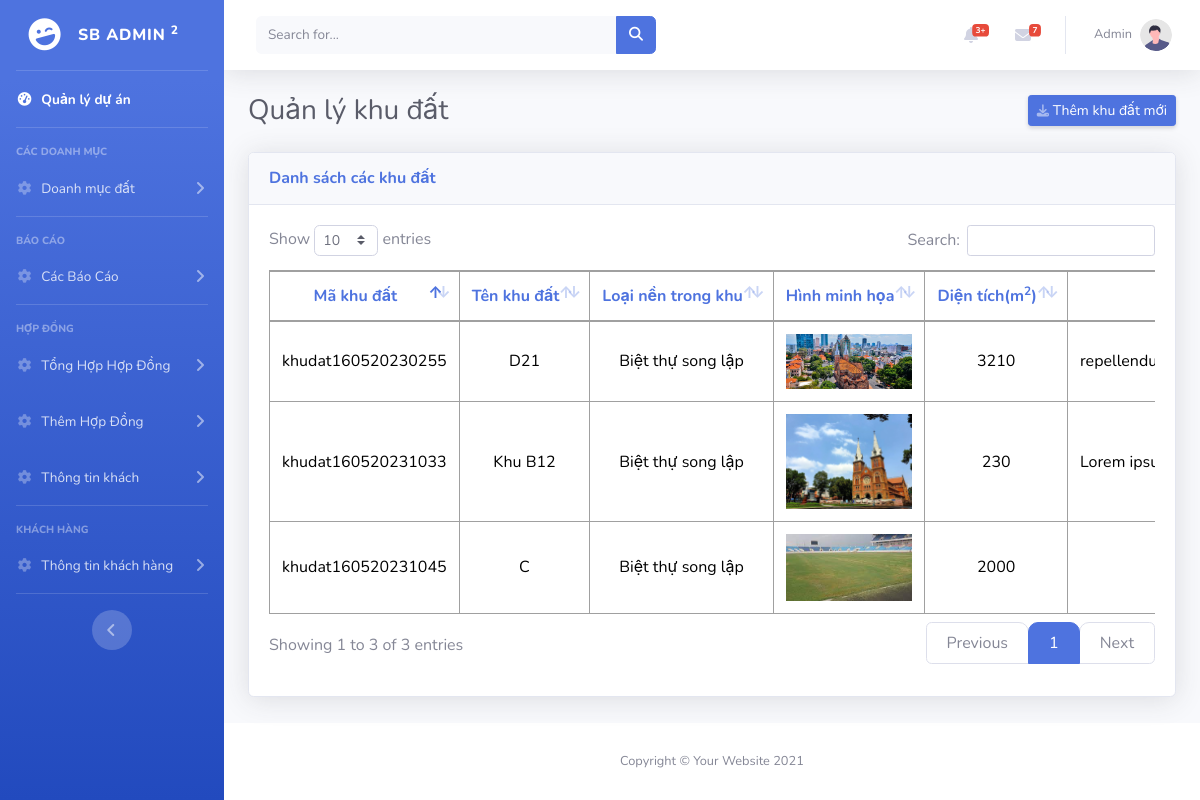
Page /admin_manager/danhsach_khudat.php (signed in) on the earlier database version.
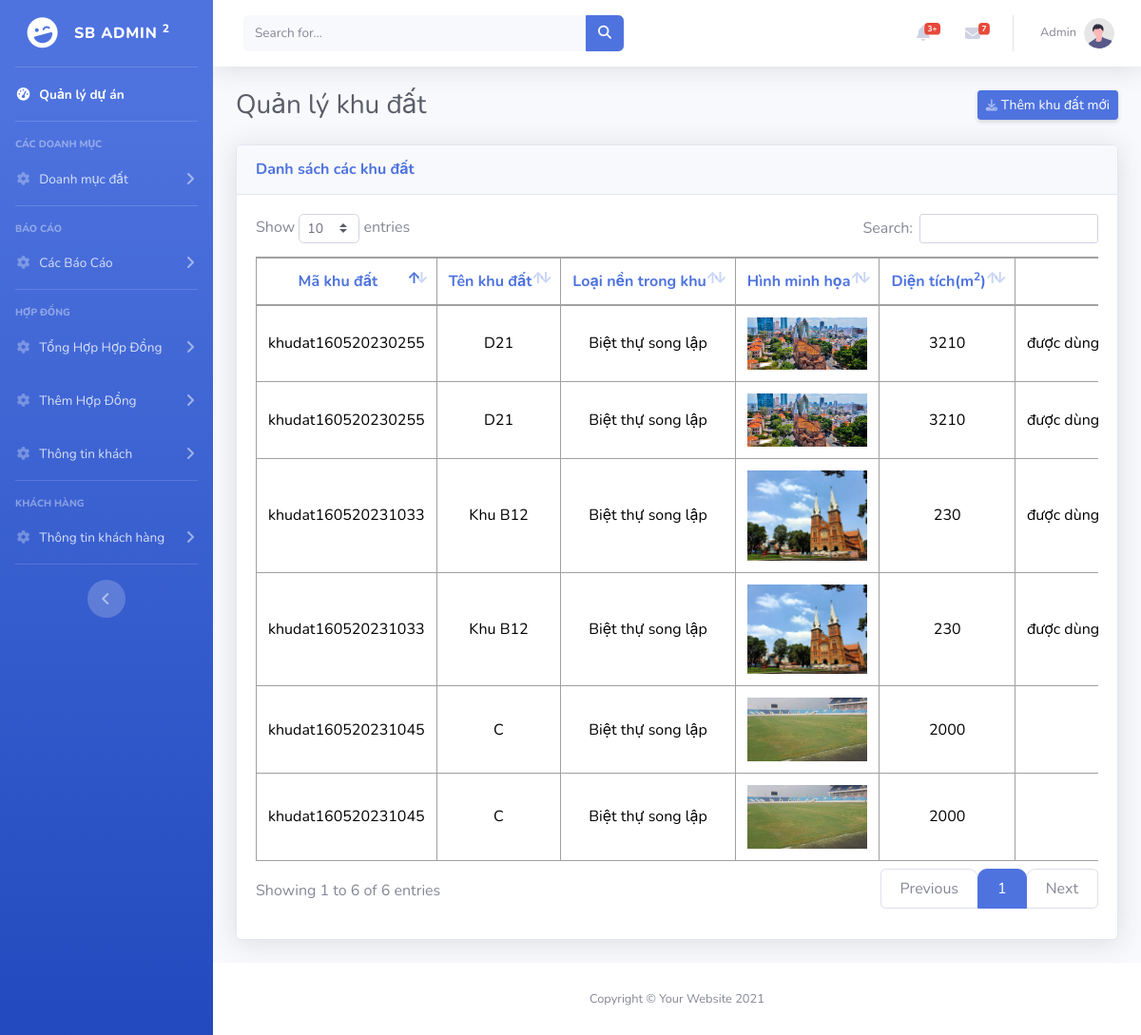
Same page on the later database version.
### tables this page shows
CREATE TABLE `dm_khudat` (
  `id` int(11) NOT NULL,
  `ma_khudat` text NOT NULL,
  `ten_khudat` text NOT NULL,
  `loai_nen` text NOT NULL,
  `image` text NOT NULL,
  `dien_tich` int(11) NOT NULL,
  `mo_ta` text NOT NULL,
  `id_duan` int(11) NOT NULL
);

### model/database.php (called while the page is built, shortened)
<?php
class Database
{
    public static $connection = NULL;
    public function __construct()
    {
        if(!self::$connection) {
            self::$connection = new mysqli(DB_HOST, DB_USER, DB_PASSWORD, DB_NAME, PORT);
            self::$connection->set_charset('utf8mb4');
        }
        return self::$connection;
    }
    public function select($sql)
    {
        $sql->execute();
        $items = $sql->get_result()->fetch_all(MYSQLI_ASSOC);
        return $items;
    }
}

### model/dm_khudat.php (called while the page is built, shortened)
<?php
require_once "database.php";
class DoanhMucKhuDat extends Database{
    function layTatCaKhuDat(){
        $sql = parent::$connection->prepare("SELECT *, ql_duan.id as duan_id, dm_khudat.id as khudat_id, dm_khudat.mo_ta as mo_ta,  dm_khudat.image as image from dm_khudat,ql_duan WHERE dm_khudat.id_duan = ql_duan.id");
        return parent::select($sql);
    }
}

### admin_manager/danhsach_khudat.php (the view, shortened to what this page needs)
<?php
include "./header.php";
require_once "../model/dm_khudat.php";
$dm_khudat = new DoanhMucKhuDat();
$layTatCaKhuDat = $dm_khudat->layTatCaKhuDat();
?>
                <div class="container-fluid">
                    <div class="d-sm-flex align-items-center justify-content-between mb-4">
                        <h1 class="h3 mb-0 text-gray-800">Quản lý khu đất</h1>
                        <a id="myBtn" class="d-none d-sm-inline-block btn btn-sm btn-primary shadow-sm"><i class="fas fa-download fa-sm text-white-50"></i> Thêm khu đất mới</a>
                    </div>
                    <div class="card shadow mb-4">
                        <div class="card-header py-3">
                            <h6 class="m-0 font-weight-bold text-primary">Danh sách các khu đất</h6>
                        </div>
                        <div class="card-body">
                            <div class="table-responsive">
                                <table class="table table-bordered" id="dataTable" width="100%" cellspacing="0">
                                    <thead>
                                        <tr>
                                            <th width="5%">Mã khu đất</th>
                                            <th width="10%">Tên khu đất</th>
                                            <th width="10%">Loại nền trong khu</th>
                                            <th width="15%">Hình minh họa</th>
                                            <th width="10%">Diện tích(m<sup>2</sup>)</th>
                                            <th width="25%">Mô tả</th>
                                        </tr>
                                    </thead>
                                    <tbody>
                                        <?php foreach($layTatCaKhuDat as $item){ ?>
                                            <tr>
                                                <td><?=$item['ma_khudat']?></td>
                                                <td><?=$item['ten_khudat']?></td>
                                                <td><?=$item['loai_nen']?></td>
                                                <td>
                                                    <img src="./public/img/khu_dat/<?=$item['image']?>" class="img-fluid" alt="<?=$item['image']?>">
                                                </td>
                                                <td><?=$item['dien_tich']?></td>
                                                <td><?=$item['mo_ta']?></td>
                                            </tr>
                                        <?php } ?>
                                    </tbody>
                                </table>
                            </div>
                        </div>
                    </div>
                </div>
<?php
include "./footer.php";
?>

### admin_manager/header.php (shortened to what this page needs)
<?php
require_once "../model/database.php";
if (!isset($_SESSION['admin'])) {
    header('location: ./login.php');
} else {
    $current_user = $_SESSION['admin'];
}
?>
<!DOCTYPE html>
<html lang="en">
<head>
    <link href="public/vendor/fontawesome-free/css/all.min.css" rel="stylesheet" type="text/css">
    <link href='https://unpkg.com/boxicons@2.1.4/css/boxicons.min.css' rel='stylesheet'>
    <link href="https://cdnjs.cloudflare.com/ajax/libs/font-awesome/6.4.0/css/all.min.css" rel="stylesheet">
    <link href="public/css/sb-admin-2.min.css" rel="stylesheet">
    <link href="public/vendor/datatables/dataTables.bootstrap4.min.css" rel="stylesheet">
    <link href="public/css/sb-admin-2.css" rel="stylesheet">
    <link href="public/css/style.css" rel="stylesheet">
</head>
<body id="page-top">
    <div id="wrapper">
        <ul class="navbar-nav bg-gradient-primary sidebar sidebar-dark accordion" id="accordionSidebar">
            <a class="sidebar-brand d-flex align-items-center justify-content-center" href="index.php">
                <div class="sidebar-brand-icon rotate-n-15">
                    <i class="fas fa-laugh-wink"></i>
                </div>
                <div class="sidebar-brand-text mx-3">SB Admin <sup>2</sup></div>
            </a>
            <hr class="sidebar-divider my-0">
            <li class="nav-item active">
                <a class="nav-link" href="index.php">
                    <i class="fas fa-fw fa-tachometer-alt"></i>
                    <span>Quản lý dự án</span></a>
            </li>
            <hr class="sidebar-divider">
            <div class="sidebar-heading">
            Các doanh mục
            </div>
            <li class="nav-item">
                <a class="nav-link collapsed" href="#" data-toggle="collapse" data-target="#collapseTwo"
                    aria-expanded="true" aria-controls="collapseTwo">
                    <i class="fas fa-fw fa-cog"></i>
                    <span>Doanh mục đất </span>
                </a>
            </li>
            <hr class="sidebar-divider">
            <div class="sidebar-heading">
                Báo cáo
            </div>
            <li class="nav-item">
                <a class="nav-link collapsed" href="#" data-toggle="collapse" data-target="#collapseThree"
                    aria-expanded="true" aria-controls="collapseThree">
                    <i class="fas fa-fw fa-cog"></i>
                    <span>Các Báo Cáo </span>
                </a>
            </li>
            <hr class="sidebar-divider">
            <div class="sidebar-heading">
                Hợp đồng
            </div>
            <li class="nav-item">
                <a class="nav-link collapsed" href="#" data-toggle="collapse" data-target="#collapseFour"
                    aria-expanded="true" aria-controls="collapseFour">
                    <i class="fas fa-fw fa-cog"></i>
                    <span>Tổng Hợp Hợp Đồng </span>
                </a>
            </li>
            <li class="nav-item">
                <a class="nav-link collapsed" href="#" data-toggle="collapse" data-target="#collapseFive"
                    aria-expanded="true" aria-controls="collapseFive">
                    <i class="fas fa-fw fa-cog"></i>
                    <span>Thêm Hợp Đồng </span>
                </a>
            </li>
            <li class="nav-item">
                <a class="nav-link collapsed" href="#" data-toggle="collapse" data-target="#collapseSix"
                    aria-expanded="true" aria-controls="collapseSix">
                    <i class="fas fa-fw fa-cog"></i>
                    <span>Thông tin khách </span>
                </a>
            </li>
            <hr class="sidebar-divider d-none d-md-block">
            <div class="sidebar-heading">
                Khách hàng
            </div>
            <li class="nav-item">
                <a class="nav-link collapsed" href="#" data-toggle="collapse" data-target="#collapsesix"
                    aria-expanded="true" aria-controls="collapsesix">
                    <i class="fas fa-fw fa-cog"></i>
                    <span>Thông tin khách hàng</span>
                </a>
            </li>
            <hr class="sidebar-divider d-none d-md-block">
            <div class="text-center d-none d-md-inline">
                <button class="rounded-circle border-0" id="sidebarToggle"></button>
            </div>
        </ul>
        <div id="content-wrapper" class="d-flex flex-column">
            <div id="content">
                <nav class="navbar navbar-expand navbar-light bg-white topbar mb-4 static-top shadow">
                    <form
                        class="d-none d-sm-inline-block form-inline mr-auto ml-md-3 my-2 my-md-0 mw-100 navbar-search">
                        <div class="input-group">
                            <input type="text" class="form-control bg-light border-0 small" placeholder="Search for..."
                                aria-label="Search" aria-describedby="basic-addon2">
                            <div class="input-group-append">
                                <button class="btn btn-primary" type="button">
                                    <i class="fas fa-search fa-sm"></i>
                                </button>
                            </div>
                        </div>
                    </form>
                    <ul class="navbar-nav ml-auto">
                        <li class="nav-item dropdown no-arrow mx-1">
                            <a class="nav-link dropdown-toggle" href="#" id="alertsDropdown" role="button"
                                data-toggle="dropdown" aria-haspopup="true" aria-expanded="false">
                                <i class="fas fa-bell fa-fw"></i>
                                <span class="badge badge-danger badge-counter">3+</span>
                            </a>
                        </li>
                        <li class="nav-item dropdown no-arrow mx-1">
                            <a class="nav-link dropdown-toggle" href="#" id="messagesDropdown" role="button"
                                data-toggle="dropdown" aria-haspopup="true" aria-expanded="false">
                                <i class="fas fa-envelope fa-fw"></i>
                                <span class="badge badge-danger badge-counter">7</span>
                            </a>
                        </li>
                        <li class="nav-item dropdown no-arrow">
                            <a class="nav-link dropdown-toggle" href="#" id="userDropdown" role="button"
                                data-toggle="dropdown" aria-haspopup="true" aria-expanded="false">
                                <span class="mr-2 d-none d-lg-inline text-gray-600 small"><?= $current_user['name']?></span>
                                <img class="img-profile rounded-circle"
                                    src="public/img/undraw_profile.svg">
                            </a>
                        </li>
                    </ul>
                </nav>

### admin_manager/footer.php (shortened to what this page needs)
</div>
<footer class="sticky-footer bg-white">
    <div class="container my-auto">
        <div class="copyright text-center my-auto">
            <span>Copyright &copy; Your Website 2021</span>
        </div>
    </div>
</footer>
</div>
</div>
</body>
</html>

### admin_manager/public/css/style.css (style rules this page uses)
table tbody tr td { white-space: nowrap!important; vertical-align: middle!important; max-width: 450px; overflow: hidden; text-overflow: ellipsis; }
table thead tr th { color: var(--primary); }
table tr { text-align: center; }
table thead tr th { white-space: nowrap!important; vertical-align: middle!important; }

Differences in the rows shown:
changed dm_khudat (number 1 of 6 on the later page): mo_ta "Lorem ipsum dolor sit amet. Et ratione error vel quos eaque q…" → "được dùng vào việc trình bày và dàn trang phục vụ cho in ấn.…"
changed dm_khudat (number 3 of 6 on the later page): mo_ta "repellendus a laboriosam enim. Ut sequi quia et omnis adipis…" → "được dùng vào việc trình bày và dàn trang phục vụ cho in ấn.…"
added dm_khudat: ma_khudat "khudat160520231033", ten_khudat "Khu B12", loai_nen "Biệt thự song lập", image (picture), dien_tich "230", mo_ta "được dùng vào việc trình bày và dàn trang phục vụ cho in ấn.…"
added dm_khudat: ma_khudat "khudat160520231045", ten_khudat "C", loai_nen "Biệt thự song lập", image (picture), dien_tich "2000"
added dm_khudat: ma_khudat "khudat160520230255", ten_khudat "D21", loai_nen "Biệt thự song lập", image (picture), dien_tich "3210", mo_ta "được dùng vào việc trình bày và dàn trang phục vụ cho in ấn.…"
Other differences:
text written by a page script: "Show entries Search: Showing 1 to 3 of 3 entries Previous 1 Next" → "Show entries Search: Showing 1 to 6 of 6 entries Previous 1 Next"
